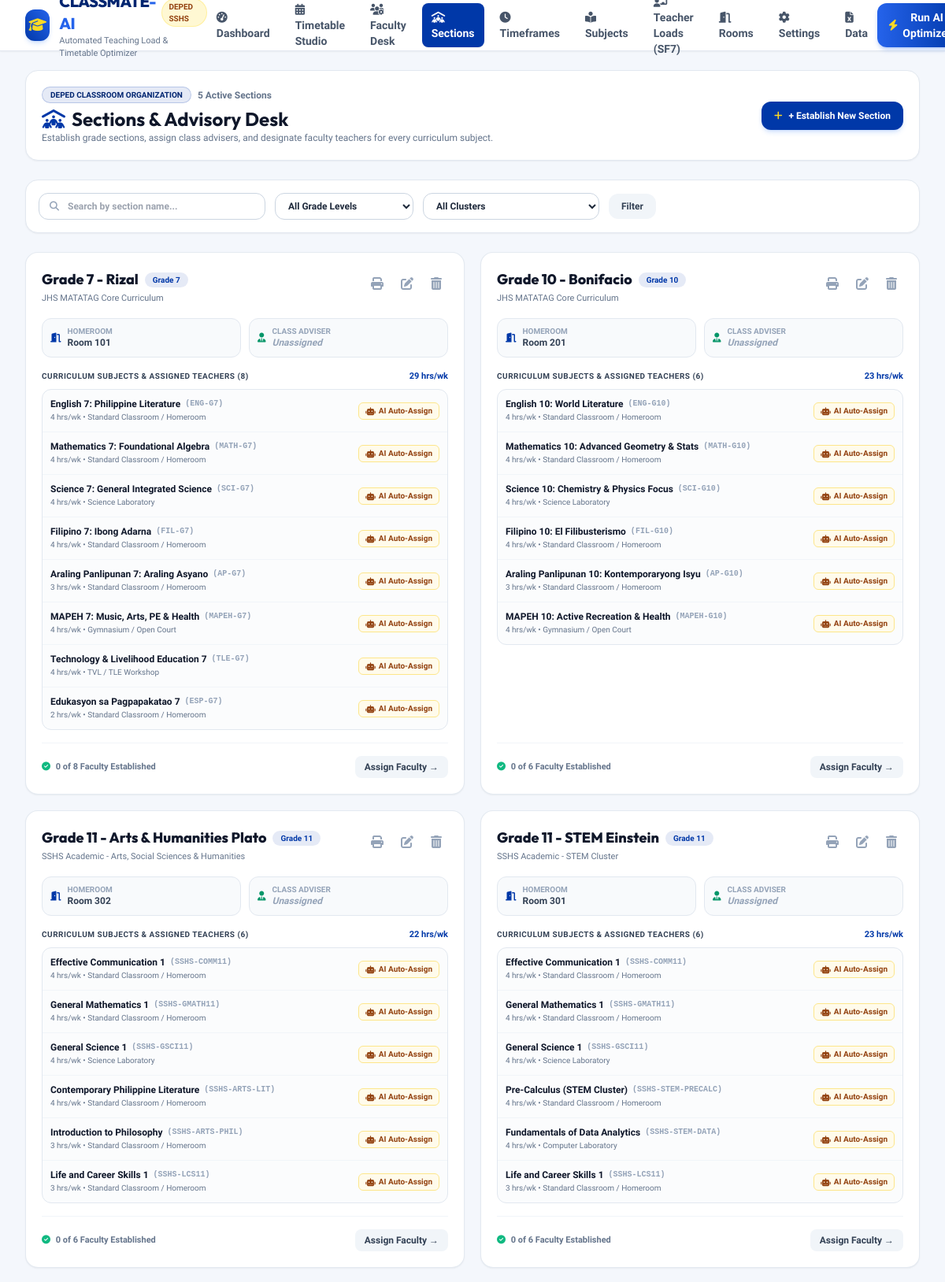
The page /sections/ (upper part) on the database its author committed.
### scheduler/models.py (models this page shows, shortened)
class Section(models.Model):
    name = models.CharField(max_length=100)
    grade_level = models.IntegerField(choices=Subject.GRADE_CHOICES)
    cluster = models.CharField(max_length=60, default='jhs_core')
    homeroom = models.ForeignKey(Room, on_delete=models.SET_NULL, null=True, blank=True, related_name='homeroom_sections')
    adviser = models.ForeignKey('Teacher', on_delete=models.SET_NULL, null=True, blank=True, related_name='advised_sections')
    academic_year = models.ForeignKey(AcademicYear, on_delete=models.CASCADE, related_name='sections')
    class Meta:
        unique_together = ('name', 'academic_year')
    @property
    def cluster_display_name(self):
        c = CurriculumCluster.objects.filter(code=self.cluster).first()
        if c:
            return c.name
        dict_choices = dict(Subject.CLUSTER_CHOICES)
        if self.cluster in dict_choices:
            return dict_choices[self.cluster]
        return self.cluster.replace('_', ' ').upper()

class CurriculumCluster(models.Model):
    LEVEL_CHOICES = [
        ('jhs', 'Junior High School (JHS)'),
        ('shs', 'Senior High School (SHS)'),
        ('both', 'Both JHS & SHS'),
    ]
    code = models.CharField(max_length=50, unique=True, help_text="e.g. pure_academic, stem, humss, jhs_core")
    name = models.CharField(max_length=150, help_text="e.g. Pure Academic, STEM Cluster, Humanities")
    curriculum_level = models.CharField(max_length=20, choices=LEVEL_CHOICES, default='shs')
    description = models.CharField(max_length=255, blank=True, default='')
    is_active = models.BooleanField(default=True)
    created_at = models.DateTimeField(auto_now_add=True)
    @classmethod
    def get_all_choices(cls):
        clusters = list(cls.objects.filter(is_active=True).order_by('curriculum_level', 'name'))
        return [(c.code, c.name) for c in clusters]

class Room(models.Model):
    ROOM_TYPES = [
        ('lecture', 'Standard Classroom / Homeroom'),
        ('science_lab', 'Science Laboratory'),
        ('computer_lab', 'Computer Laboratory'),
        ('tvl_workshop', 'TVL / TLE Workshop'),
        ('gym', 'Gymnasium / Open Court'),
    ]
    name = models.CharField(max_length=100, unique=True)
    room_type = models.CharField(max_length=30, choices=ROOM_TYPES, default='lecture')
    capacity = models.IntegerField(default=45)
    building = models.CharField(max_length=100, blank=True, default='')
    is_active = models.BooleanField(default=True)

class SectionSubjectRequirement(models.Model):
    section = models.ForeignKey(Section, on_delete=models.CASCADE, related_name='subject_requirements')
    subject = models.ForeignKey(Subject, on_delete=models.CASCADE, related_name='section_requirements')
    assigned_teacher = models.ForeignKey(Teacher, on_delete=models.SET_NULL, null=True, blank=True)
    preferred_room = models.ForeignKey(Room, on_delete=models.SET_NULL, null=True, blank=True)
    class Meta:
        unique_together = ('section', 'subject')

class Subject(models.Model):
    GRADE_CHOICES = [
        (7, 'Grade 7 (JHS)'),
        (8, 'Grade 8 (JHS)'),
        (9, 'Grade 9 (JHS)'),
        (10, 'Grade 10 (JHS)'),
        (11, 'Grade 11 (SHS)'),
        (12, 'Grade 12 (SHS)'),
    ]
    CLUSTER_CHOICES = [
        ('pure_academic', 'Pure Academic (SSHS)'),
        ('jhs_core', 'JHS MATATAG Curriculum Core'),
        ('shs_core', 'SSHS Core Subject'),
        ('shs_stem', 'SSHS Academic - STEM Cluster'),
        ('shs_arts_ssh', 'SSHS Academic - Arts, Social Sciences & Humanities'),
        ('shs_sports_health', 'SSHS Academic - Sports, Health & Wellness'),
        ('shs_tech_pro', 'SSHS Tech-Pro (TVL) Elective'),
    ]
    code = models.CharField(max_length=30, unique=True)
    title = models.CharField(max_length=150)
    grade_level = models.IntegerField(choices=GRADE_CHOICES)
    cluster = models.CharField(max_length=60, default='jhs_core')
    department = models.ForeignKey(Department, on_delete=models.SET_NULL, null=True, blank=True, related_name='subjects')
    room_type_needed = models.CharField(max_length=30, choices=Room.ROOM_TYPES, default='lecture')
    weekly_periods = models.IntegerField(default=4, help_text="Number of 1-hour periods per week")
    consecutive_periods = models.IntegerField(default=1, help_text="1 for standard, 2 for double-period lab/workshop")
    is_lab = models.BooleanField(default=False)

### scheduler/views.py (the view)
# urls.py: path('sections/', views.sections_view, name='sections'),
def sections_view(request):
    grade_filter = request.GET.get('grade')
    cluster_filter = request.GET.get('cluster')
    search_query = request.GET.get('q', '').strip()
    sections = Section.objects.select_related('homeroom', 'adviser', 'academic_year').prefetch_related(
        'subject_requirements__subject',
        'subject_requirements__assigned_teacher',
        'subject_requirements__preferred_room'
    ).all().order_by('grade_level', 'name')
    if grade_filter:
        sections = sections.filter(grade_level=grade_filter)
    if cluster_filter:
        sections = sections.filter(cluster=cluster_filter)
    if search_query:
        sections = sections.filter(name__icontains=search_query)
    for sec in sections:
        reqs = list(sec.subject_requirements.all())
        sec.total_subjects_count = len(reqs)
        sec.total_weekly_hours = sum(r.subject.weekly_periods for r in reqs)
        sec.assigned_faculty_count = sum(1 for r in reqs if r.assigned_teacher is not None)
    rooms = Room.objects.filter(is_active=True).order_by('name')
    teachers = Teacher.objects.filter(is_active=True).order_by('last_name', 'first_name')
    subjects = Subject.objects.all().order_by('grade_level', 'code')
    clusters = CurriculumCluster.get_all_choices()
    grades = Subject.GRADE_CHOICES
    context = {
        'sections': sections,
        'rooms': rooms,
        'teachers': teachers,
        'subjects': subjects,
        'clusters': clusters,
        'grades': grades,
        'grade_filter': grade_filter,
        'cluster_filter': cluster_filter,
        'search_query': search_query,
    }
    return render(request, 'sections.html', context)

### templates/sections.html (shortened to what this page needs)
{% extends 'base.html' %}
{% block content %}
<div class="space-y-6">
    <div class="bg-white rounded-2xl p-5 border border-slate-200 shadow-sm flex flex-col sm:flex-row sm:items-center justify-between gap-4">
        <div>
            <div class="flex items-center space-x-2">
                <span class="px-2.5 py-0.5 rounded-full text-[10px] uppercase font-bold bg-deped-blue/10 text-deped-darkblue border border-deped-blue/20">DepEd Classroom Organization</span>
                <span class="text-xs text-slate-500 font-semibold">{{ sections|length }} Active Sections</span>
            </div>
            <h1 class="text-xl sm:text-2xl font-bold font-heading text-slate-900 mt-1 flex items-center space-x-2">
                <i class="fa-solid fa-people-roof text-deped-blue"></i>
                <span>Sections & Advisory Desk</span>
            </h1>
            <p class="text-xs text-slate-500">
                Establish grade sections, assign class advisers, and designate faculty teachers for every curriculum subject.
            </p>
        </div>
        <div class="flex items-center space-x-2 self-start sm:self-auto">
            <button onclick="openAddSectionModal()" class="px-4 py-2.5 rounded-xl bg-deped-blue hover:bg-deped-darkblue text-white font-bold text-xs shadow-md shadow-blue-500/20 transition active:scale-95 flex items-center space-x-2">
                <i class="fa-solid fa-plus text-deped-gold"></i>
                <span>+ Establish New Section</span>
            </button>
        </div>
    </div>
    <div class="bg-white rounded-2xl p-4 border border-slate-200 shadow-sm flex flex-col sm:flex-row items-center gap-3">
        <form method="GET" action="{% url 'sections' %}" class="flex-1 w-full flex flex-col sm:flex-row items-center gap-3">
            <div class="relative w-full sm:w-72">
                <i class="fa-solid fa-magnifying-glass absolute left-3.5 top-1/2 -translate-y-1/2 text-slate-400 text-xs"></i>
                <input type="text" name="q" value="{{ search_query|default:'' }}" placeholder="Search by section name..." class="w-full pl-9 pr-3 py-2 rounded-xl border border-slate-300 text-xs font-semibold outline-none focus:ring-2 focus:ring-deped-blue">
            </div>
            <div class="w-full sm:w-44">
                <select name="grade" onchange="this.form.submit()" class="w-full px-3 py-2 rounded-xl border border-slate-300 text-xs font-semibold bg-white outline-none focus:ring-2 focus:ring-deped-blue">
                    <option value="">All Grade Levels</option>
                </select>
            </div>
            <div class="w-full sm:w-56">
                <select name="cluster" onchange="this.form.submit()" class="w-full px-3 py-2 rounded-xl border border-slate-300 text-xs font-semibold bg-white outline-none focus:ring-2 focus:ring-deped-blue">
                    <option value="">All Clusters</option>
                </select>
            </div>
            <button type="submit" class="w-full sm:w-auto px-4 py-2 rounded-xl bg-slate-100 hover:bg-slate-200 text-slate-700 font-bold text-xs transition">
                Filter
            </button>
        </form>
    </div>
    {% if sections %}
    <div class="grid grid-cols-1 md:grid-cols-2 gap-5">
        {% for sec in sections %}
        <div class="bg-white rounded-2xl border border-slate-200/90 shadow-sm hover:shadow-md transition p-5 flex flex-col justify-between" id="section-card-{{ sec.id }}">
            <div class="space-y-4">
                <div class="flex items-start justify-between">
                    <div>
                        <div class="flex items-center space-x-2">
                            <h2 class="font-heading font-extrabold text-lg text-slate-900">{{ sec.name }}</h2>
                            <span class="px-2.5 py-0.5 rounded-full text-[10px] font-bold bg-deped-blue/10 text-deped-blue">
                                Grade {{ sec.grade_level }}
                            </span>
                        </div>
                        <span class="text-[11px] font-medium text-slate-500 block mt-0.5">
                            {{ sec.cluster_display_name }}
                        </span>
                    </div>
                    <div class="flex items-center space-x-1.5">
                        <a href="{% url 'print_classroom_program' sec.id %}" target="_blank" class="p-2 text-slate-400 hover:text-blue-700 hover:bg-blue-50 rounded-xl transition" title="Print DepEd Classroom Program">
                            <i class="fa-solid fa-print"></i>
                        </a>
                        <button onclick="openEditSectionModal({{ sec.id }}, '{{ sec.name|escapejs }}', '{{ sec.homeroom.id|default:'' }}', '{{ sec.adviser.id|default:'' }}')" class="p-2 text-slate-400 hover:text-deped-blue hover:bg-blue-50 rounded-xl transition" title="Edit Section & Teachers">
                            <i class="fa-solid fa-pen-to-square"></i>
                        </button>
                        <button onclick="deleteSection({{ sec.id }}, '{{ sec.name|escapejs }}')" class="p-2 text-slate-400 hover:text-red-600 hover:bg-red-50 rounded-xl transition" title="Delete Section">
                            <i class="fa-solid fa-trash-can"></i>
                        </button>
                    </div>
                </div>
                <div class="grid grid-cols-1 sm:grid-cols-2 gap-2.5 text-xs">
                    <div class="p-2.5 rounded-xl bg-slate-50 border border-slate-200 flex items-center space-x-2">
                        <i class="fa-solid fa-door-open text-deped-blue"></i>
                        <div>
                            <span class="text-[10px] uppercase font-bold text-slate-400 block leading-tight">Homeroom</span>
                            <span class="font-bold text-slate-700">{% if sec.homeroom %}{{ sec.homeroom.name }}{% else %}<span class="text-amber-600 italic">No room assigned</span>{% endif %}</span>
                        </div>
                    </div>
                    <div class="p-2.5 rounded-xl bg-slate-50 border border-slate-200 flex items-center space-x-2">
                        <i class="fa-solid fa-user-tie text-emerald-600"></i>
                        <div>
                            <span class="text-[10px] uppercase font-bold text-slate-400 block leading-tight">Class Adviser</span>
                            <span class="font-bold text-slate-700">{% if sec.adviser %}{{ sec.adviser.full_name }}{% else %}<span class="text-slate-400 italic">Unassigned</span>{% endif %}</span>
                        </div>
                    </div>
                </div>
                <div class="space-y-2">
                    <div class="flex items-center justify-between text-xs">
                        <span class="font-bold text-slate-700 uppercase tracking-wider text-[10px]">
                            Curriculum Subjects & Assigned Teachers ({{ sec.total_subjects_count }})
                        </span>
                        <span class="text-[11px] font-bold text-deped-blue">
                            {{ sec.total_weekly_hours }} hrs/wk
                        </span>
                    </div>
                    <div class="divide-y divide-slate-100 border border-slate-200 rounded-xl overflow-hidden bg-slate-50/50">
                        {% for req in sec.subject_requirements.all %}
                        <div class="p-2.5 flex items-center justify-between text-xs hover:bg-white transition">
                            <div class="space-y-0.5">
                                <div class="flex items-center space-x-1.5">
                                    <span class="font-bold text-slate-900">{{ req.subject.title }}</span>
                                    <span class="font-mono text-[10px] text-slate-400 font-bold">({{ req.subject.code }})</span>
                                </div>
                                <span class="text-[10px] text-slate-500">
                                    {{ req.subject.weekly_periods }} hrs/wk &bull; {{ req.subject.get_room_type_needed_display }}
                                </span>
                            </div>
                            <div class="text-right">
                                {% if req.assigned_teacher %}
                                <div class="inline-flex items-center space-x-1 px-2 py-0.5 rounded-md bg-emerald-50 text-emerald-800 border border-emerald-200 text-[11px] font-bold">
                                    <i class="fa-solid fa-chalkboard-user text-[10px]"></i>
                                    <span>{{ req.assigned_teacher.full_name }}</span>
                                </div>
                                {% else %}
                                <span class="inline-flex items-center space-x-1 px-2 py-0.5 rounded-md bg-amber-50 text-amber-800 border border-amber-200 text-[10px] font-semibold">
                                    <i class="fa-solid fa-robot text-[10px]"></i>
                                    <span>AI Auto-Assign</span>
                                </span>
                                {% endif %}
                            </div>
                        </div>
                        {% empty %}
                        <div class="p-4 text-center text-xs text-slate-400">
                            No subjects assigned to this section yet. Tap "Assign Faculty" below to establish subjects.
                        </div>
                        {% endfor %}
                    </div>
                </div>
            </div>
            <div class="pt-4 border-t border-slate-100 mt-4 flex items-center justify-between">
                <span class="text-[11px] text-slate-500 font-semibold">
                    <i class="fa-solid fa-check-circle text-emerald-500 mr-1"></i>
                    {{ sec.assigned_faculty_count }} of {{ sec.total_subjects_count }} Faculty Established
                </span>
                <button onclick="openEditSectionModal({{ sec.id }}, '{{ sec.name|escapejs }}', '{{ sec.homeroom.id|default:'' }}', '{{ sec.adviser.id|default:'' }}')" class="px-3 py-1.5 rounded-lg bg-slate-100 hover:bg-deped-blue hover:text-white text-slate-700 font-bold text-xs transition active:scale-95">
                    Assign Faculty &rarr;
                </button>
            </div>
        </div>
        {% endfor %}
    </div>
    {% endif %}
</div>
{% endblock %}

### rows shown on the page
Section: name "Grade 7 - Rizal", grade_level "7", cluster_display_name "JHS MATATAG Core Curriculum", homeroom.name "Room 101", shows "Unassigned", total_subjects_count "8", total_weekly_hours "29", assigned_faculty_count "0"
SectionSubjectRequirement: subject "English 7: Philippine Literature", subject.code "ENG-G7", subject.weekly_periods "4", subject.room_type_needed "Standard Classroom / Homeroom", shows "AI Auto-Assign"
SectionSubjectRequirement: subject "Mathematics 7: Foundational Algebra", subject.code "MATH-G7", subject.weekly_periods "4", subject.room_type_needed "Standard Classroom / Homeroom", shows "AI Auto-Assign"
SectionSubjectRequirement: subject "Science 7: General Integrated Science", subject.code "SCI-G7", subject.weekly_periods "4", subject.room_type_needed "Science Laboratory", shows "AI Auto-Assign"
SectionSubjectRequirement: subject "Filipino 7: Ibong Adarna", subject.code "FIL-G7", subject.weekly_periods "4", subject.room_type_needed "Standard Classroom / Homeroom", shows "AI Auto-Assign"
SectionSubjectRequirement: subject "Araling Panlipunan 7: Araling Asyano", subject.code "AP-G7", subject.weekly_periods "3", subject.room_type_needed "Standard Classroom / Homeroom", shows "AI Auto-Assign"
SectionSubjectRequirement: subject "MAPEH 7: Music, Arts, PE & Health", subject.code "MAPEH-G7", subject.weekly_periods "4", subject.room_type_needed "Gymnasium / Open Court", shows "AI Auto-Assign"
SectionSubjectRequirement: subject "Technology & Livelihood Education 7", subject.code "TLE-G7", subject.weekly_periods "4", subject.room_type_needed "TVL / TLE Workshop", shows "AI Auto-Assign"
SectionSubjectRequirement: subject "Edukasyon sa Pagpapakatao 7", subject.code "ESP-G7", subject.weekly_periods "2", subject.room_type_needed "Standard Classroom / Homeroom", shows "AI Auto-Assign"
Section: name "Grade 10 - Bonifacio", grade_level "10", cluster_display_name "JHS MATATAG Core Curriculum", homeroom.name "Room 201", shows "Unassigned", total_subjects_count "6", total_weekly_hours "23", assigned_faculty_count "0"
SectionSubjectRequirement: subject "English 10: World Literature", subject.code "ENG-G10", subject.weekly_periods "4", subject.room_type_needed "Standard Classroom / Homeroom", shows "AI Auto-Assign"
SectionSubjectRequirement: subject "Mathematics 10: Advanced Geometry & Stats", subject.code "MATH-G10", subject.weekly_periods "4", subject.room_type_needed "Standard Classroom / Homeroom", shows "AI Auto-Assign"
SectionSubjectRequirement: subject "Science 10: Chemistry & Physics Focus", subject.code "SCI-G10", subject.weekly_periods "4", subject.room_type_needed "Science Laboratory", shows "AI Auto-Assign"
SectionSubjectRequirement: subject "Filipino 10: El Filibusterismo", subject.code "FIL-G10", subject.weekly_periods "4", subject.room_type_needed "Standard Classroom / Homeroom", shows "AI Auto-Assign"
SectionSubjectRequirement: subject "Araling Panlipunan 10: Kontemporaryong Isyu", subject.code "AP-G10", subject.weekly_periods "3", subject.room_type_needed "Standard Classroom / Homeroom", shows "AI Auto-Assign"
SectionSubjectRequirement: subject "MAPEH 10: Active Recreation & Health", subject.code "MAPEH-G10", subject.weekly_periods "4", subject.room_type_needed "Gymnasium / Open Court", shows "AI Auto-Assign"
Section: name "Grade 11 - Arts & Humanities Plato", grade_level "11", cluster_display_name "SSHS Academic - Arts, Social Sciences & Humanities", homeroom.name "Room 302", shows "Unassigned", total_subjects_count "6", total_weekly_hours "22", assigned_faculty_count "0"
SectionSubjectRequirement: subject "Effective Communication 1", subject.code "SSHS-COMM11", subject.weekly_periods "4", subject.room_type_needed "Standard Classroom / Homeroom", shows "AI Auto-Assign"
SectionSubjectRequirement: subject "General Mathematics 1", subject.code "SSHS-GMATH11", subject.weekly_periods "4", subject.room_type_needed "Standard Classroom / Homeroom", shows "AI Auto-Assign"
SectionSubjectRequirement: subject "General Science 1", subject.code "SSHS-GSCI11", subject.weekly_periods "4", subject.room_type_needed "Science Laboratory", shows "AI Auto-Assign"
SectionSubjectRequirement: subject "Contemporary Philippine Literature", subject.code "SSHS-ARTS-LIT", subject.weekly_periods "4", subject.room_type_needed "Standard Classroom / Homeroom", shows "AI Auto-Assign"
SectionSubjectRequirement: subject "Introduction to Philosophy", subject.code "SSHS-ARTS-PHIL", subject.weekly_periods "3", subject.room_type_needed "Standard Classroom / Homeroom", shows "AI Auto-Assign"
SectionSubjectRequirement: subject "Life and Career Skills 1", subject.code "SSHS-LCS11", subject.weekly_periods "3", subject.room_type_needed "Standard Classroom / Homeroom", shows "AI Auto-Assign"
Section: name "Grade 11 - STEM Einstein", grade_level "11", cluster_display_name "SSHS Academic - STEM Cluster", homeroom.name "Room 301", shows "Unassigned", total_subjects_count "6", total_weekly_hours "23", assigned_faculty_count "0"
SectionSubjectRequirement: subject "Effective Communication 1", subject.code "SSHS-COMM11", subject.weekly_periods "4", subject.room_type_needed "Standard Classroom / Homeroom", shows "AI Auto-Assign"
SectionSubjectRequirement: subject "General Mathematics 1", subject.code "SSHS-GMATH11", subject.weekly_periods "4", subject.room_type_needed "Standard Classroom / Homeroom", shows "AI Auto-Assign"
SectionSubjectRequirement: subject "General Science 1", subject.code "SSHS-GSCI11", subject.weekly_periods "4", subject.room_type_needed "Science Laboratory", shows "AI Auto-Assign"
SectionSubjectRequirement: subject "Pre-Calculus (STEM Cluster)", subject.code "SSHS-STEM-PRECALC", subject.weekly_periods "4", subject.room_type_needed "Standard Classroom / Homeroom", shows "AI Auto-Assign"
SectionSubjectRequirement: subject "Fundamentals of Data Analytics", subject.code "SSHS-STEM-DATA", subject.weekly_periods "4", subject.room_type_needed "Computer Laboratory", shows "AI Auto-Assign"
SectionSubjectRequirement: subject "Life and Career Skills 1", subject.code "SSHS-LCS11", subject.weekly_periods "3", subject.room_type_needed "Standard Classroom / Homeroom", shows "AI Auto-Assign"

### other values the page prints
{{ sections|length }} "5"
